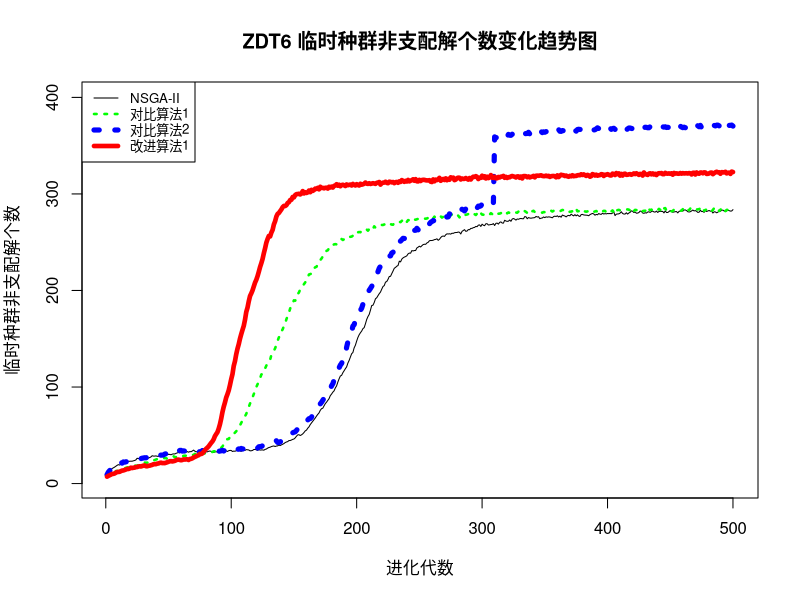

This chart was generated by the following R code:
a<-read.table('a.txt')
b<-read.table('b.txt')
c<-read.table('c.txt')
d<-read.table('d.txt')

plot(1:500, a$V1, xlab="进化代数", ylab="临时种群非支配解个数", type="l", xlim=c(1, 500), ylim=c(1, 400), main="ZDT6 临时种群非支配解个数变化趋势图")

lines(1:500, b$V1, lty=3, lwd=2.5, col="green")
lines(1:500, c$V1, lty=3, lwd=5, col="blue")
lines(1:500, d$V1, lty=1, lwd=4.5, col="red")

legend.txt<-c("NSGA-II", "对比算法1", "对比算法2", "改进算法1")
legend("topleft", legend=legend.txt, col=c("black", "green", "blue", "red"), lty=c(1, 3, 4, 1), lwd=c(1,2.5,5,4.5), bty="o", cex=0.8)

